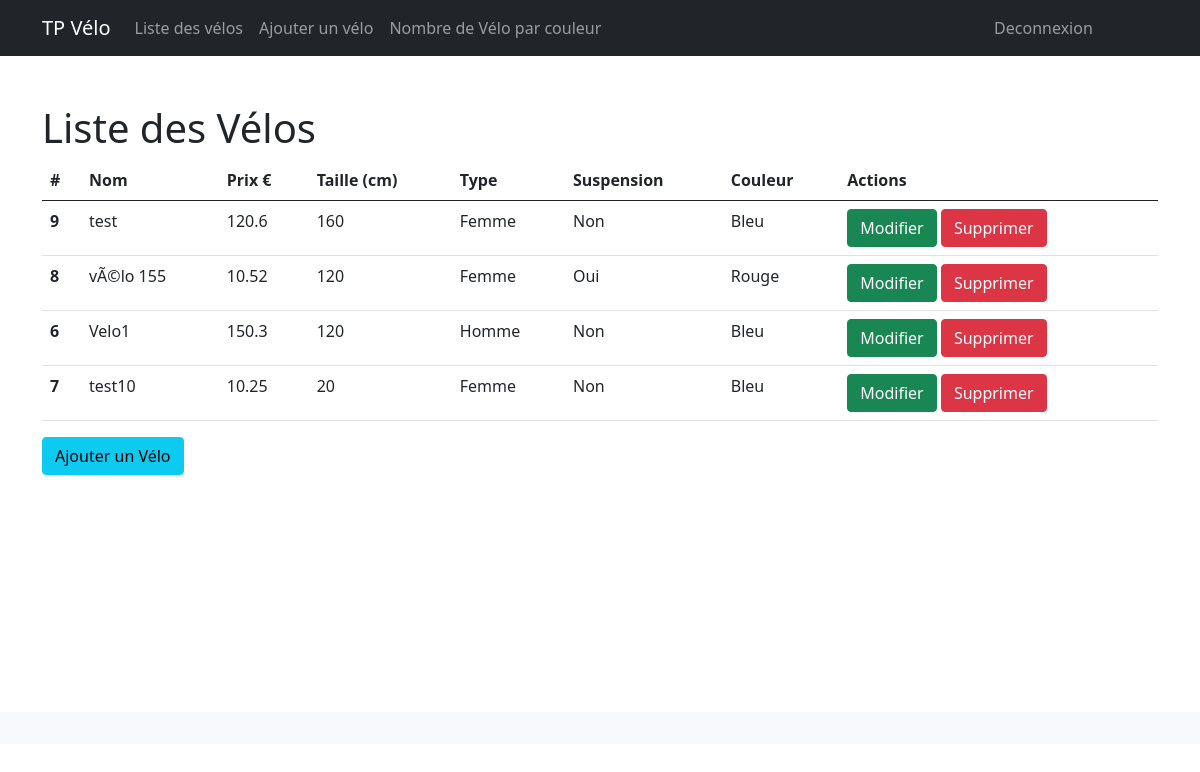
The page /list-velo (signed in) on the database its author committed.
### tables this page shows
CREATE TABLE IF NOT EXISTS `velo` (
  `velo_id` int(11) NOT NULL AUTO_INCREMENT,
  `velo_name` varchar(50) NOT NULL,
  `velo_price` float NOT NULL,
  `velo_height` int(11) NOT NULL,
  `velo_type` tinyint(1) NOT NULL,
  `velo_suspension` tinyint(1) NOT NULL,
  `velo_color` int(11) NOT NULL,
  PRIMARY KEY (`velo_id`),
  KEY `velo_color_id_color_fk` (`velo_color`)
);

CREATE TABLE IF NOT EXISTS `color` (
  `id_color` int(11) NOT NULL AUTO_INCREMENT,
  `color_name` varchar(50) NOT NULL,
  PRIMARY KEY (`id_color`)
);

### src/controller/velo/VeloController.php (called while the page is built, shortened)
<?php
class VeloController
{
    public function list()
    {
        if (isset($_SESSION['user'])) {
            $pdo = Connection::getPdo();
            $veloManager = new VeloManager($pdo);
            $velos = $veloManager->getAll();
            require '../src/view/velo/list_velo.php';
            return $content;
        } else {
            http_response_code(404);
            require '../src/view/404.php';
            return $content;
        }
    }
}

### src/model/velo/VeloManager.php (called while the page is built, shortened)
<?php
class VeloManager
{
    private $pdo;
    public function __construct($pdo)
    {
        $this->pdo = $pdo;
    }
    public function getAll(): array
    {
        $query = "SELECT * from velo";
        $statement = $this->pdo->query($query);
        $velos = [];
        while ($velo = $statement->fetch(PDO::FETCH_ASSOC)) {
            $pdo = Connection::getPdo();
            $colormanager = new ColorManager($pdo);
            $color = $colormanager->getColorByid($velo['velo_color']);
            $velos[] = new Velo($velo['velo_id'], $velo['velo_name'], $velo['velo_price'], $velo['velo_height'], $velo['velo_type'], $velo['velo_suspension'], $color);
        }
        return $velos;
    }
}

### src/model/color/ColorManager.php (called while the page is built, shortened)
<?php
class ColorManager
{
    private $pdo;
    public function __construct($pdo)
    {
        $this->pdo = $pdo;
    }
    public function getColorByid($id): Color
    {
        $query = "SELECT * from color WHERE id_color = :id";
        $stm = $this->pdo->prepare($query);
        $stm->execute([
            ':id' => $id
        ]);
        $dataColor = $stm->fetch(PDO::FETCH_ASSOC);
        $color = null;
        if ($dataColor != null) {
            $color = new Color($dataColor['id_color'], $dataColor['color_name']);
        }
        return $color;
    }
}

### src/model/velo/Velo.php (called while the page is built, shortened)
<?php
class Velo
{
    private $velo_id;
    private string $velo_name;
    private float $velo_price;
    private int $velo_height;
    private bool $velo_type;
    private bool $velo_suspension;
    private Color $velo_color;
    public function __construct($velo_id = null, string $velo_name, float $velo_price, int $velo_height, bool $velo_type, bool $velo_suspension, Color $velo_color)
    {
        $this->velo_id = $velo_id;
        $this->velo_name = $velo_name;
        $this->velo_price = $velo_price;
        $this->velo_height = $velo_height;
        $this->velo_type = $velo_type;
        $this->velo_suspension = $velo_suspension;
        $this->velo_color = $velo_color;
    }
    public function getVeloId()
    {
        return $this->velo_id;
    }
    public function getVeloName(): string
    {
        return $this->velo_name;
    }
    public function getVeloPrice(): float
    {
        return $this->velo_price;
    }
    public function getVeloHeight(): int
    {
        return $this->velo_height;
    }
    public function isVeloType(): bool
    {
        return $this->velo_type;
    }
    public function isVeloSuspension(): bool
    {
        return $this->velo_suspension;
    }
    public function getVeloColor(): Color
    {
        return $this->velo_color;
    }
}

### src/model/color/Color.php (called while the page is built, shortened)
<?php
class Color
{
    private $color_name;
    public function __construct($id_color = null, $color_name)
    {
        $this->color_name = $color_name;
    }
    public function getColorName()
    {
        return $this->color_name;
    }
}

### src/view/velo/list_velo.php (the view, shortened to what this page needs)
<?php
require '../src/view/partial/header.php';
?>
<div class="table-responsive">
    <H1>Liste des Vélos</H1>
    <table class="table">
        <thead>
        <tr>
            <th scope="col">#</th>
            <th scope="col">Nom</th>
            <th scope="col">Prix €</th>
            <th scope="col">Taille (cm)</th>
            <th scope="col">Type</th>
            <th scope="col">Suspension</th>
            <th scope="col">Couleur</th>
            <th scope="col">Actions</th>
        </tr>
        </thead>
        <tbody>
        <?php
        foreach ($velos as $velo) :
            $veloType = $velo->isVeloType() ? "Homme" : "Femme";
            $veloSuspension = $velo->isVeloSuspension() ? "Oui" : "Non";
            ?>
            <tr>
                <th scope='row'><?= $velo->getVeloId() ?></th>
                <td><?= $velo->getVeloName() ?></td>
                <td><?= $velo->getVeloPrice() ?></td>
                <td><?= $velo->getVeloHeight() ?></td>
                <td><?= $veloType ?></td>
                <td><?= $veloSuspension ?></td>
                <td><?= $velo->getVeloColor()->getColorName() ?></td>
                <td><a class='btn btn-success' href='update-velo?id=<?= $velo->getVeloId() ?>'> Modifier</a>
                    <a class='btn btn-danger' href='delete-velo?id=<?= $velo->getVeloId() ?>'
                       onclick='if (!confirm("Etes vous sur de vouloir supprimer ce velo ? ")) return false;'>
                        Supprimer
                    </a></td>
            </tr>
        <?php endforeach; ?>
        </tbody>
    </table>
</div>
<div>
    <a class='btn btn-info' href='add-velo'> Ajouter un Vélo</a>
</div>
<?php require '../src/view/partial/footer.php'; ?>

### src/view/partial/header.php (shortened to what this page needs)
<!doctype html>
<html lang="fr">
<head>
    <link href="https://cdn.jsdelivr.net/npm/bootstrap@5.0.0-beta2/dist/css/bootstrap.min.css" rel="stylesheet"
>
    <link rel="stylesheet" href="/assets/css/style.css">
</head>
<header>
    <nav class="navbar navbar-expand-lg navbar-dark bg-dark">
        <div class="container">
            <a class="navbar-brand" href="<?php echo BASE_URL . "/"; ?>">TP Vélo</a>
            <div class="collapse navbar-collapse" id="navbarColor02">
                <?php
                if (isset($_SESSION['user'])) { ?>
                    <ul class="navbar-nav mr-auto col-10">
                        <li class="nav-item ">
                            <a class="nav-link" href="<?php echo BASE_URL . "/list-velo"; ?>">
                                Liste des vélos
                            </a>
                        </li>
                        <li class="nav-item ">
                            <a class="nav-link" href="<?php echo BASE_URL . "/add-velo"; ?>">
                                Ajouter un vélo
                            </a>
                        </li>
                        <li class="nav-item ">
                            <a class="nav-link" href="<?php echo BASE_URL . "/velo-par-couleur"; ?>">
                                Nombre de Vélo par couleur
                            </a>
                        </li>
                    </ul>
                    <ul class="navbar-nav  mr-auto col-2">
                        <li class="nav-item">
                            <a class="nav-link" href="<?php echo BASE_URL . "/logout"; ?>">
                                Deconnexion
                            </a>
                        </li>
                    </ul>
                <?php } ?>
            </div>
        </div>
    </nav>
</header>
<body>
<div class="container principal">

### src/view/partial/footer.php (shortened to what this page needs)
</div>
</body>
<footer class="footer mt-auto py-3 bg-light">
</footer>
</html>
<?php $content = ob_get_contents();
ob_end_clean(); ?>

### public/index.php (shortened to what this page needs)
<?php
$url = parse_url($_SERVER['REQUEST_URI'], PHP_URL_PATH);
if ($url == "/") {
    $userController = new UserController();
    $content = $userController->login();
} elseif ($url == "/logout") {
    $userController = new UserController();
    $content = $userController->logout();
} elseif ($url == "/list-velo") {
    $veloController = new VeloController();
    $content = $veloController->list();
} elseif ($url == "/add-velo") {
    $veloController = new VeloController();
    $content = $veloController->insert();
} elseif ($url == "/update-velo") {
    $veloController = new VeloController();
    $content = $veloController->update();
} elseif ($url == "/delete-velo") {
    $veloController = new VeloController();
    $content = $veloController->delete();
} elseif ($url == "/velo-par-couleur") {
    $veloController = new VeloController();
    $content = $veloController->veloParCouleur();
} else {
    http_response_code(404);
    require '../src/view/404.php';
}
echo $content;

### public/assets/css/style.css (style rules this page uses)
.principal { min-height: 82vh; padding-top: 2em; }

### rows shown on the page
velo: velo_id "9", velo_name "test", velo_price "120.6", velo_height "160", velo_type "Femme", velo_suspension "Non"
color: color_name "Bleu"
velo: velo_id "8", velo_name "vÃ©lo 155", velo_price "10.52", velo_height "120", velo_type "Femme", velo_suspension "Oui"
color: color_name "Rouge"
velo: velo_id "6", velo_name "Velo1", velo_price "150.3", velo_height "120", velo_type "Homme", velo_suspension "Non"
velo: velo_id "7", velo_name "test10", velo_price "10.25", velo_height "20", velo_type "Femme", velo_suspension "Non"
